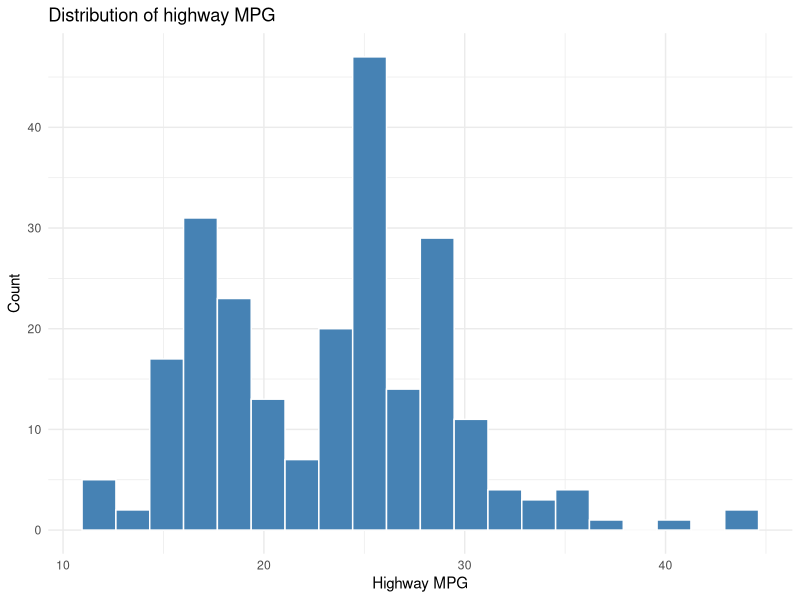
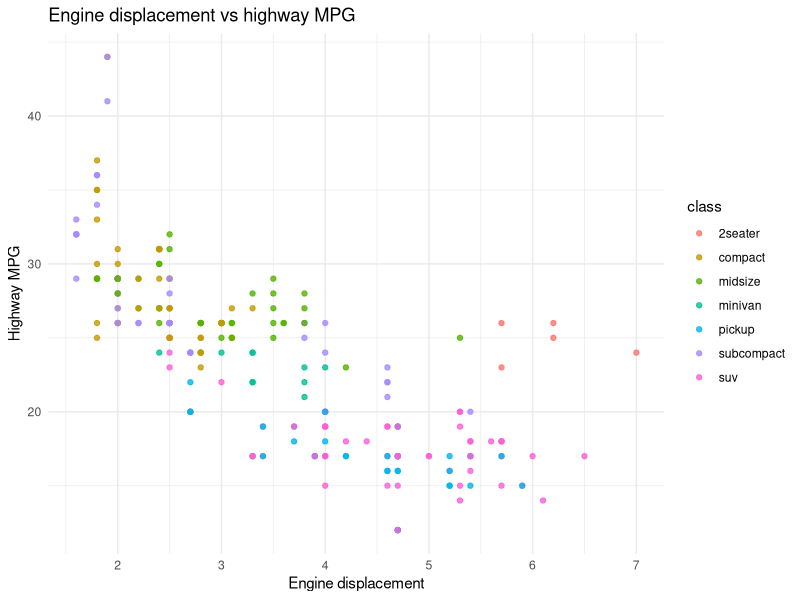
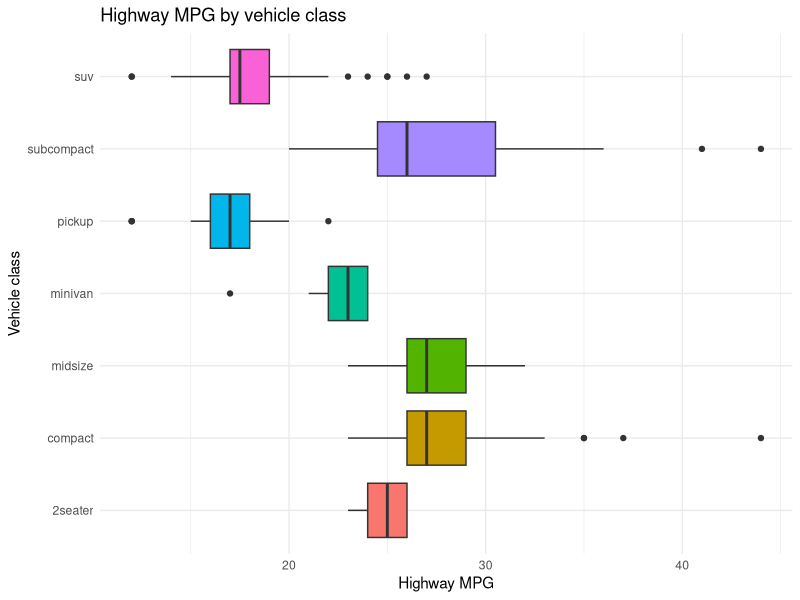
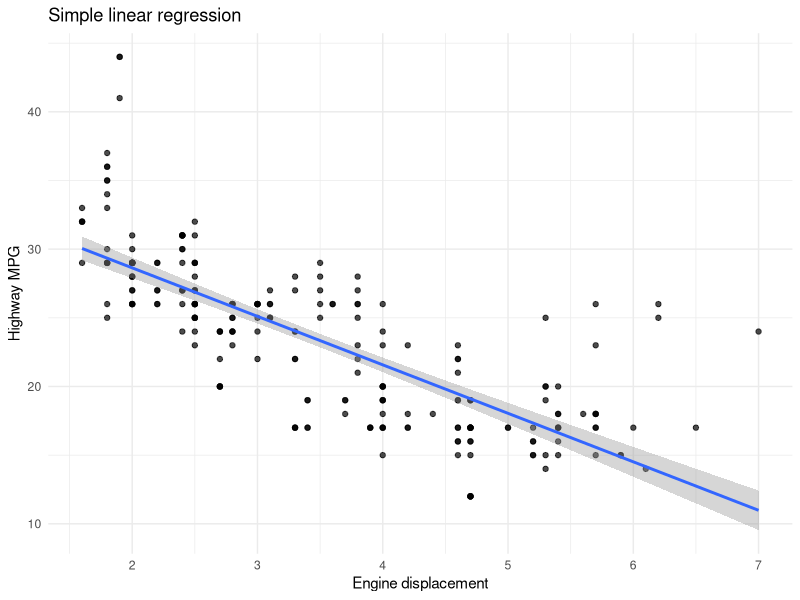
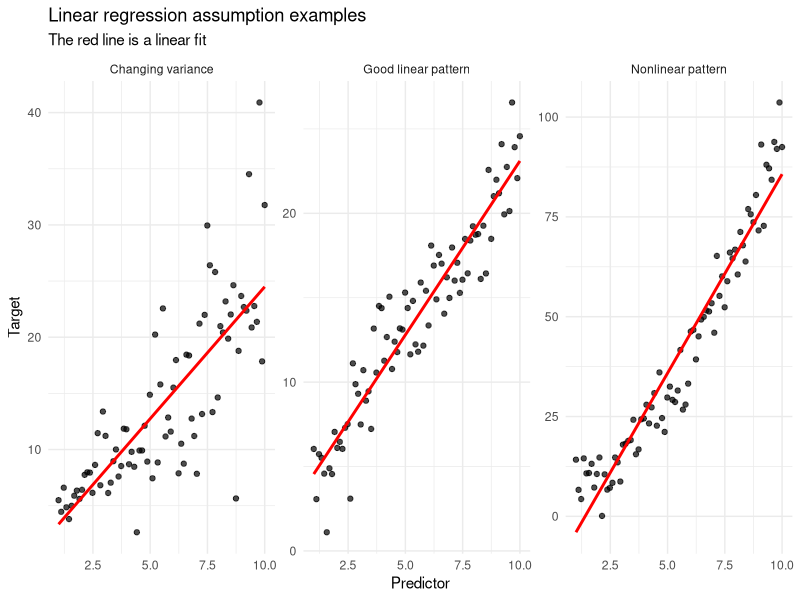
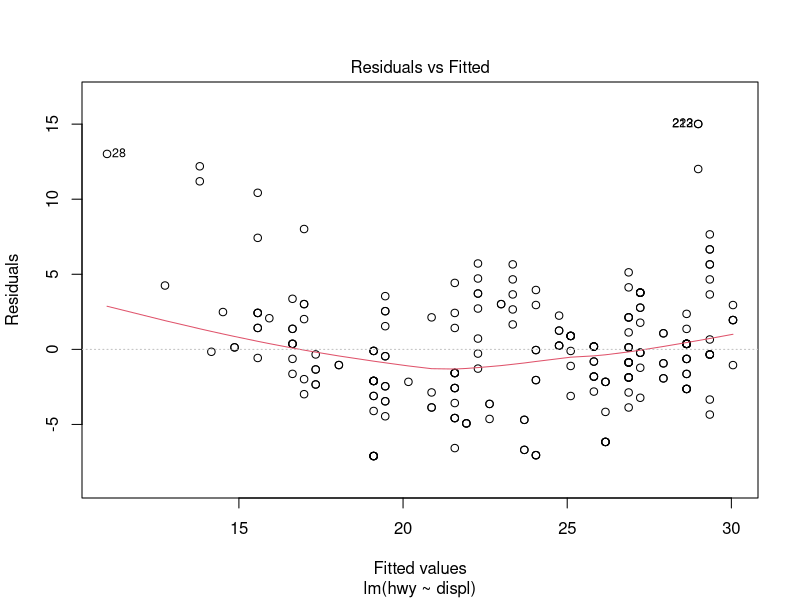
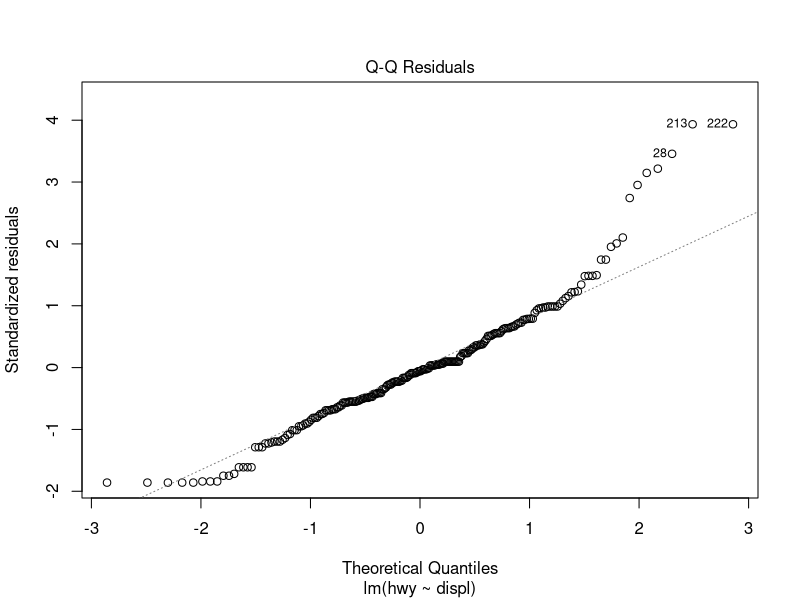
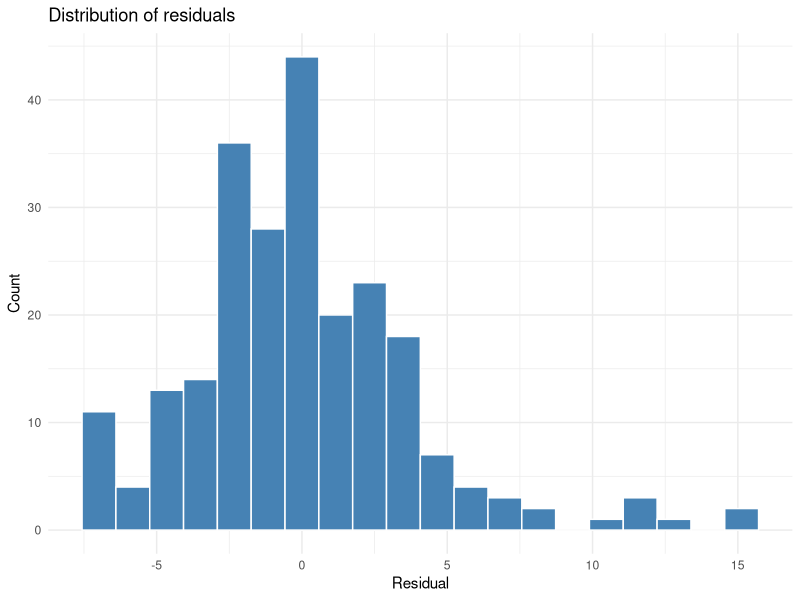

Source code (R) for these figures, in order:
## ---- chunk 1
library(tidyverse)
library(broom)
library(modelr)
## ---- chunk 2
# pandas equivalent:
# import pandas as pd
# import numpy as np
# import seaborn as sns
# import matplotlib.pyplot as plt
# import statsmodels.api as sm
# from sklearn.metrics import mean_squared_error
## ---- chunk 3
mpg
## ---- chunk 4
# pandas equivalent:
# df.info()
# df.describe(include="all")
## ---- chunk 5
mpg %>%
  count(class, sort = TRUE)
## ---- chunk 6
# pandas equivalent:
# df["class"].value_counts()
## ---- chunk 7
mpg %>%
  summarise(
    n = n(),
    mean_hwy = mean(hwy),
    sd_hwy = sd(hwy),
    min_hwy = min(hwy),
    max_hwy = max(hwy)
  )
## ---- chunk 8
# pandas equivalent:
# df["hwy"].agg(["count", "mean", "std", "min", "max"])
## ---- chunk 9
ggplot(mpg, aes(x = hwy)) +
  geom_histogram(bins = 20, fill = "steelblue", color = "white") +
  theme_minimal() +
  labs(
    title = "Distribution of highway MPG",
    x = "Highway MPG",
    y = "Count" )
## ---- chunk 10
ggplot(mpg, aes(x = displ, y = hwy)) +
  geom_point(aes(color = class), alpha = 0.8) +
  theme_minimal() +
  labs(
    title = "Engine displacement vs highway MPG",
    x = "Engine displacement",
    y = "Highway MPG")
## ---- chunk 11
ggplot(mpg, aes(x = class, y = hwy, fill = class)) +
  geom_boxplot() +
  theme_minimal() +
  theme(legend.position = "none") +
  coord_flip() +
  labs(
    title = "Highway MPG by vehicle class",
    x = "Vehicle class",
    y = "Highway MPG")
## ---- chunk 12
model_simple <- lm(hwy ~ displ, data = mpg)

summary(model_simple)
## ---- chunk 13
# pandas equivalent:
# X = sm.add_constant(df["displ"])
# model = sm.OLS(df["hwy"], X).fit()
# print(model.summary())
## ---- chunk 14
tidy(model_simple)
glance(model_simple)
## ---- chunk 15
# pandas equivalent:
# model.params
# model.rsquared
# model.rsquared_adj
## ---- chunk 16
ggplot(mpg, aes(x = displ, y = hwy)) +
  geom_point(alpha = 0.7) +
  geom_smooth(method = "lm", se = TRUE) +
  theme_minimal() +
  labs(
    title = "Simple linear regression",
    x = "Engine displacement",
    y = "Highway MPG")
## ---- chunk 17
set.seed(2026)

assumption_examples <- tibble(
  x = rep(seq(1, 10, length.out = 80), 3),
  case = rep(c("Good linear pattern", "Nonlinear pattern", "Changing variance"), each = 80)
) %>%
  mutate(
    y = case_when(
      case == "Good linear pattern" ~ 3 + 2 * x + rnorm(n(), 0, 2),
      case == "Nonlinear pattern" ~ 3 + 1.5 * x + 0.8 * x^2 + rnorm(n(), 0, 5),
      case == "Changing variance" ~ 3 + 2 * x + rnorm(n(), 0, x * 0.8)
    )
  )

ggplot(assumption_examples, aes(x = x, y = y)) +
  geom_point(alpha = 0.7) +
  geom_smooth(method = "lm", se = FALSE, color = "red") +
  facet_wrap(~ case, scales = "free_y") +
  theme_minimal() +
  labs(
    title = "Linear regression assumption examples",
    subtitle = "The red line is a linear fit",
    x = "Predictor",
    y = "Target"
  )
## ---- chunk 18
model_simple <- lm(hwy ~ displ, data = mpg)
## ---- chunk 19
plot(model_simple, which = 1)
## ---- chunk 20
plot(model_simple, which = 2)
## ---- chunk 21
residual_data <- tibble(residuals = residuals(model_simple))

ggplot(residual_data, aes(x = residuals)) +
  geom_histogram(bins = 20, fill = "steelblue", color = "white") +
  theme_minimal() +
  labs(
    title = "Distribution of residuals",
    x = "Residual",
    y = "Count")
## ---- chunk 22
plot(model_simple, which = 3)
## ---- chunk 23
ggplot(model_simple, aes(x = .fitted, y = abs(.resid))) +
  geom_point(alpha = 0.7) +
  geom_smooth(se = FALSE) +
  theme_minimal() +
  labs(
    title = "Absolute residuals vs fitted values",
    x = "Fitted values",
    y = "Absolute residuals")
## ---- chunk 24
mpg %>%
  select(where(is.numeric)) %>%
  cor()
## ---- chunk 25
mpg %>%
  select(where(is.numeric)) %>%
  cor() %>%
  as.data.frame() %>%
  rownames_to_column("var1") %>%
  pivot_longer(
    cols = -var1,
    names_to = "var2",
    values_to = "correlation"
  ) %>%
  ggplot(aes(x = var1, y = var2, fill = correlation)) +
  geom_tile(color = "white") +
  geom_text(aes(label = round(correlation, 2)), size = 3) +
  theme_minimal() +
  labs(
    title = "Correlation between numeric variables",
    x = NULL,
    y = NULL,
    fill = "Correlation"
  )
## ---- chunk 26
plot(model_simple, which = 4)
## ---- chunk 27
set.seed(2026)

multimodal_data <- tibble(
  group = rep(c("Group A", "Group B"), each = 100),
  x = c(
    rnorm(100, mean = 3, sd = 0.8),
    rnorm(100, mean = 8, sd = 0.8)
  ),
  y = c(
    rnorm(100, mean = 12, sd = 1.5),
    rnorm(100, mean = 25, sd = 1.5)
  )
)

ggplot(multimodal_data, aes(x = x, fill = group)) +
  geom_histogram(alpha = 0.6, bins = 25, position = "identity") +
  theme_minimal() +
  labs(
    title = "Multimodal predictor distribution",
    subtitle = "The pooled distribution is actually a mixture of two groups",
    x = "Predictor x",
    y = "Count"
  )
## ---- chunk 28
ggplot(multimodal_data, aes(x = x, y = y)) +
  geom_point(alpha = 0.7) +
  geom_smooth(method = "lm", se = FALSE, color = "black") +
  theme_minimal() +
  labs(
    title = "One global regression line",
    subtitle = "The line mostly captures differences between groups",
    x = "Predictor x",
    y = "Target y")
## ---- chunk 29
ggplot(multimodal_data, aes(x = x, y = y, color = group)) +
  geom_point(alpha = 0.7) +
  geom_smooth(method = "lm", se = FALSE) +
  theme_minimal() +
  labs(
    title = "Group-wise regression lines",
    subtitle = "Within each group, the relationship can be different from the pooled trend",
    x = "Predictor x",
    y = "Target y")
## ---- chunk 30
ggplot(mpg, aes(x = displ, y = hwy)) +
  geom_point(alpha = 0.7) +
  geom_smooth(method = "lm", se = FALSE, color = "black") +
  theme_minimal() +
  labs(
    title = "Pooled relationship between displacement and highway MPG",
    x = "Engine displacement",
    y = "Highway MPG"
  )
## ---- chunk 31
ggplot(mpg, aes(x = displ, y = hwy, color = class)) +
  geom_point(alpha = 0.7) +
  geom_smooth(method = "lm", se = FALSE) +
  theme_minimal() +
  labs(
    title = "Relationship between displacement and highway MPG by class",
    x = "Engine displacement",
    y = "Highway MPG"
  )
## ---- chunk 32
mpg_pooled <- lm(hwy ~ displ, data = mpg)
mpg_group_adjusted <- lm(hwy ~ displ + class, data = mpg)
mpg_interaction <- lm(hwy ~ displ * class, data = mpg)

glance(mpg_pooled)
glance(mpg_group_adjusted)
glance(mpg_interaction)
## ---- chunk 33
model_multiple <- lm(
  hwy ~ displ + cyl + drv + class + year, data = mpg)

summary(model_multiple)
## ---- chunk 34
# pandas equivalent:
# model = sm.OLS.from_formula("hwy ~ displ + cyl + C(drv) + C(class) + year", data=df).fit()
# print(model.summary())
## ---- chunk 35
mpg %>%
  distinct(drv)
## ---- chunk 36
tidy(model_multiple)
## ---- chunk 37
mpg_transformed <- mpg %>%
  mutate(
    log_displ = log(displ))

model_log <- lm(hwy ~ log_displ, data = mpg_transformed)

summary(model_log)
## ---- chunk 38
ggplot(mpg_transformed, aes(x = log_displ, y = hwy)) +
  geom_point(alpha = 0.7) +
  geom_smooth(method = "lm") +
  theme_minimal()
## ---- chunk 39
mpg_scaled <- mpg %>%
  mutate(
    displ_scaled = as.numeric(scale(displ)),
    cyl_scaled = as.numeric(scale(cyl)),
    year_scaled = as.numeric(scale(year))
  )

model_scaled <- lm(
  hwy ~ displ_scaled + cyl_scaled + year_scaled,
  data = mpg_scaled
)

summary(model_scaled)
## ---- chunk 40
full_model <- lm(
  hwy ~ displ + cyl + drv + class + year + fl + trans,
  data = mpg)

null_model <- lm(hwy ~ 1, data = mpg)
## ---- chunk 41
backward_model <- step(
  full_model,
  direction = "backward",
  trace = FALSE)

summary(backward_model)
## ---- chunk 42
forward_model <- step(
  null_model,
  scope = formula(full_model),
  direction = "forward",
  trace = FALSE)

summary(forward_model)
## ---- chunk 43
both_model <- step(
  null_model,
  scope = formula(full_model),
  direction = "both",
  trace = FALSE)

summary(both_model)
## ---- chunk 44
model_comparison <- tibble(
  model = c("full", "backward", "forward", "both"),
  adj_r_squared = c(
    glance(full_model)$adj.r.squared,
    glance(backward_model)$adj.r.squared,
    glance(forward_model)$adj.r.squared,
    glance(both_model)$adj.r.squared
  ),
  AIC = c(
    AIC(full_model),
    AIC(backward_model),
    AIC(forward_model),
    AIC(both_model)))

model_comparison %>%
  arrange(AIC)
## ---- chunk 45
model_poly2 <- lm(
  hwy ~ poly(displ, 2),
  data = mpg)

summary(model_poly2)
## ---- chunk 46
# pandas equivalent:
# df["displ2"] = df["displ"] ** 2
# model = sm.OLS.from_formula("hwy ~ displ + displ2", data=df).fit()
## ---- chunk 47
ggplot(mpg, aes(x = displ, y = hwy)) +
  geom_point(alpha = 0.7) +
  geom_smooth(
    method = "lm",
    formula = y ~ poly(x, 2),
    se = TRUE
  ) +
  theme_minimal() +
  labs(
    title = "Polynomial regression: quadratic fit",
    x = "Engine displacement",
    y = "Highway MPG")
## ---- chunk 48
model_linear <- lm(hwy ~ displ, data = mpg)
model_poly3 <- lm(hwy ~ poly(displ, 3), data = mpg)

tibble(
  model = c("linear", "quadratic", "cubic"),
  adj_r_squared = c(
    glance(model_linear)$adj.r.squared,
    glance(model_poly2)$adj.r.squared,
    glance(model_poly3)$adj.r.squared
  ),
  AIC = c(
    AIC(model_linear),
    AIC(model_poly2),
    AIC(model_poly3)))
